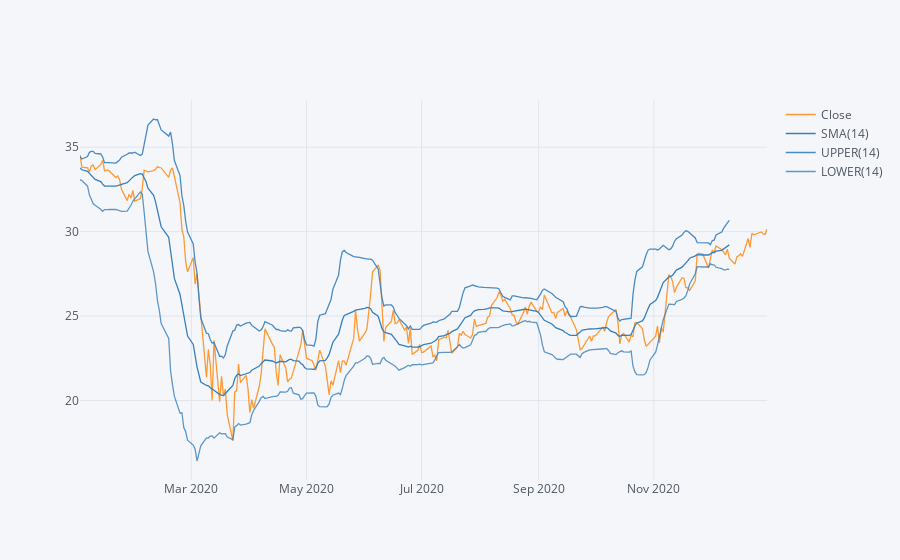

Notebook source saved alongside this figure:
### Markdown cell above
**Use .ta_plot(study='boll') to create a Bollinger Band Plot for Bank of America for the year 2015.**

### Code cell
BAC['Close'].loc['2020'].ta_plot(study='boll')

### Figure 1 — Plotly figure (JSON) as saved in the notebook; plotly's stock layout.template omitted (floating-point values rounded to 4 significant figures; data arrays with more than 128 entries replaced by an {"elided": "..."} marker saying what was removed)
{"data": [{"line": {"color": "rgba(255, 153, 51, 1.0)", "dash": "solid", "shape": "linear", "width": 1.3}, "mode": "lines", "name": "Close", "text": "", "type": "scatter", "x": {"elided": "253 str values"}, "y": {"elided": "253 float values"}}, {"line": {"color": "rgba(55, 128, 191, 1.0)", "dash": "solid", "shape": "linear", "width": 1.3}, "mode": "lines", "name": "SMA(14)", "text": "", "type": "scatter", "x": {"elided": "253 str values"}, "y": {"elided": "253 mixed values"}}, {"line": {"color": "rgba(55, 128, 191, 0.8999999999999999)", "dash": "solid", "shape": "linear", "width": 1.3}, "mode": "lines", "name": "UPPER(14)", "text": "", "type": "scatter", "x": {"elided": "253 str values"}, "y": {"elided": "253 mixed values"}}, {"line": {"color": "rgba(55, 128, 191, 0.7999999999999998)", "dash": "solid", "shape": "linear", "width": 1.3}, "mode": "lines", "name": "LOWER(14)", "text": "", "type": "scatter", "x": {"elided": "253 str values"}, "y": {"elided": "253 mixed values"}}], "layout": {"legend": {"bgcolor": "#F5F6F9", "font": {"color": "#4D5663"}}, "paper_bgcolor": "#F5F6F9", "plot_bgcolor": "#F5F6F9", "title": {"font": {"color": "#4D5663"}}, "xaxis": {"gridcolor": "#E1E5ED", "showgrid": true, "tickfont": {"color": "#4D5663"}, "title": {"font": {"color": "#4D5663"}, "text": ""}, "zerolinecolor": "#E1E5ED"}, "yaxis": {"gridcolor": "#E1E5ED", "showgrid": true, "tickfont": {"color": "#4D5663"}, "title": {"font": {"color": "#4D5663"}, "text": ""}, "zerolinecolor": "#E1E5ED"}}}
